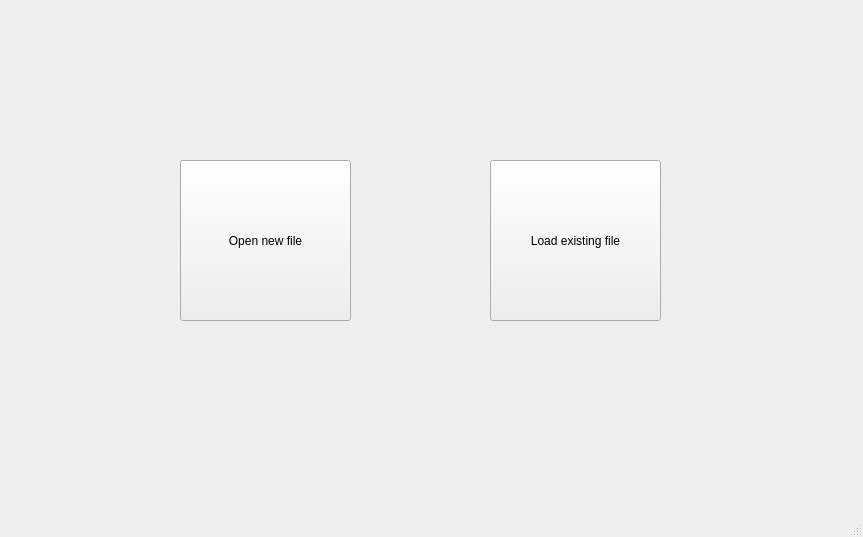
<?xml version="1.0" encoding="UTF-8"?>
<ui version="4.0">
 <class>MainWindow</class>
 <widget class="QMainWindow" name="MainWindow">
  <property name="geometry">
   <rect>
    <x>0</x>
    <y>0</y>
    <width>863</width>
    <height>537</height>
   </rect>
  </property>
  <property name="windowTitle">
   <string>MainWindow</string>
  </property>
  <widget class="QWidget" name="centralwidget">
   <widget class="QPushButton" name="pushButton">
    <property name="geometry">
     <rect>
      <x>180</x>
      <y>160</y>
      <width>171</width>
      <height>161</height>
     </rect>
    </property>
    <property name="text">
     <string>Open new file</string>
    </property>
   </widget>
   <widget class="QPushButton" name="pushButton_2">
    <property name="geometry">
     <rect>
      <x>490</x>
      <y>160</y>
      <width>171</width>
      <height>161</height>
     </rect>
    </property>
    <property name="text">
     <string>Load existing file</string>
    </property>
   </widget>
  </widget>
  <widget class="QMenuBar" name="menubar">
   <property name="geometry">
    <rect>
     <x>0</x>
     <y>0</y>
     <width>863</width>
     <height>22</height>
    </rect>
   </property>
  </widget>
  <widget class="QStatusBar" name="statusbar"/>
 </widget>
 <resources/>
 <connections/>
</ui>
